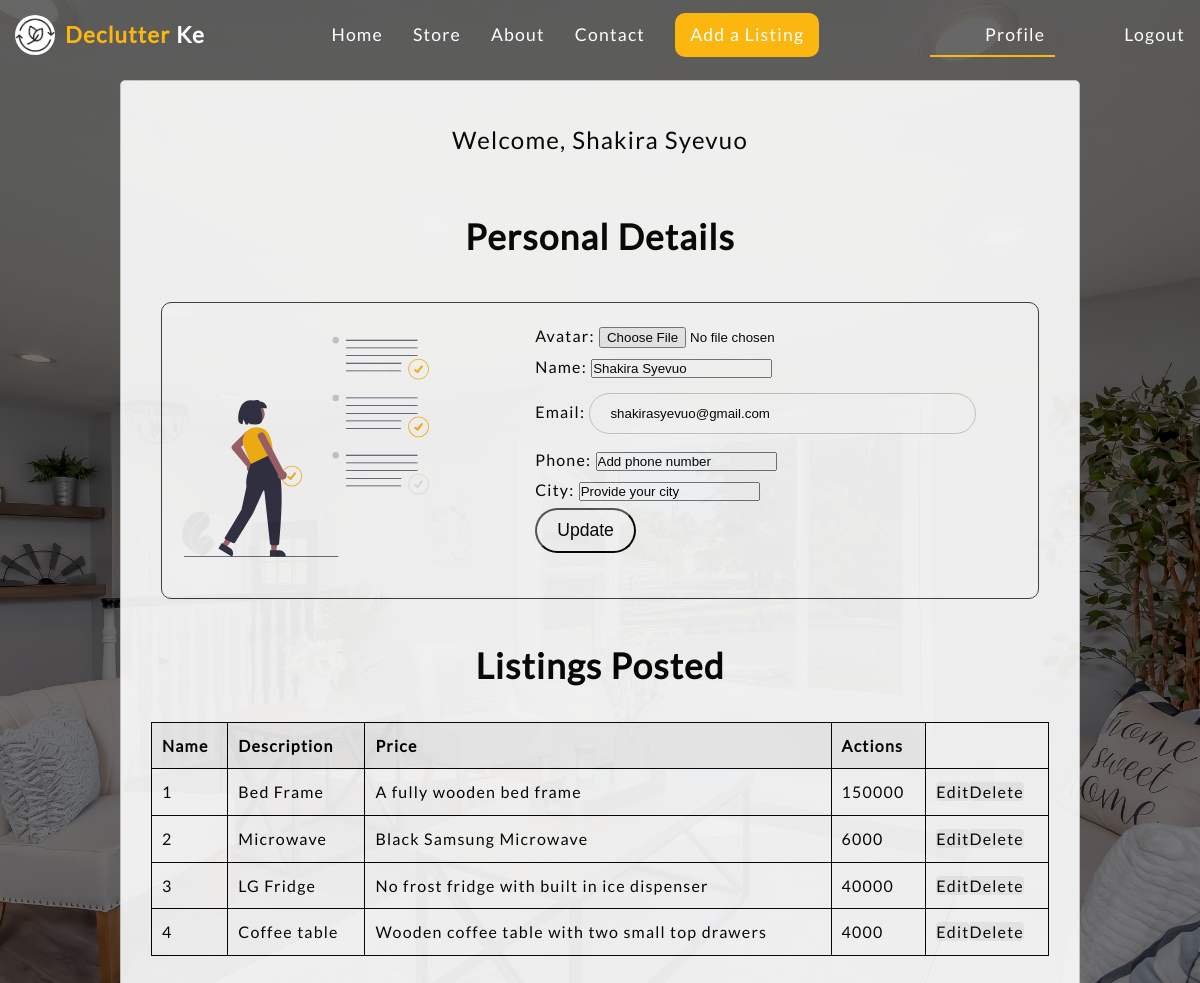
The app's page /profile.php (signed in) with its own data.
### tables this page shows
CREATE TABLE `users` (
  `UserId` int(11) NOT NULL,
  `firstName` varchar(50) NOT NULL,
  `surname` varchar(50) NOT NULL,
  `email` varchar(100) NOT NULL,
  `password` varchar(255) NOT NULL,
  `role` int(11) NOT NULL DEFAULT 2,
  `date` datetime NOT NULL DEFAULT current_timestamp(),
  `category` enum('normal','seller','admin') NOT NULL DEFAULT 'normal'
);

CREATE TABLE `listings` (
  `listing_id` int(11) NOT NULL,
  `name` varchar(255) NOT NULL,
  `sub_category` varchar(100) NOT NULL,
  `color` varchar(50) NOT NULL,
  `years_used` int(11) NOT NULL,
  `condition` varchar(50) NOT NULL,
  `price` bigint(20) DEFAULT NULL,
  `description` text NOT NULL,
  `photos` text NOT NULL,
  `phone_number` varchar(15) NOT NULL,
  `city` varchar(100) DEFAULT '' NOT NULL,
  `town` varchar(100) DEFAULT '' NOT NULL,
  `date_posted` datetime NOT NULL DEFAULT current_timestamp(),
  `seller_id` int(11) DEFAULT NULL,
  `category_id` int(11) DEFAULT NULL,
  `brand_id` int(11) DEFAULT NULL
);

### profile.php (the view, shortened to what this page needs)
<?php
require_once 'connection.php';
if(isset($_SESSION['user_id'])) {
    $id = $_SESSION['user_id'];
    $query = "SELECT * FROM users WHERE UserId = $id";
    $result = mysqli_query($con, $query);
    if ($result) {
        $user = mysqli_fetch_assoc($result);
        $name = $user['firstName'].' '.$user['surname'];
        $email = $user['email'];
        $phone = $user['phone']??'Add phone number';
        $city = $user['city']??'Provide your city';
    } else {
        echo "Error: " . mysqli_error($con);
    }
    $query_listings = "SELECT * FROM listings WHERE seller_id = $id";
    $listings_result = mysqli_query($con, $query_listings);
    if ($listings_result) {
        $listings = mysqli_fetch_all($listings_result, MYSQLI_ASSOC);
    } else {
        echo "Error: " . mysqli_error($con);
    }
} else {
    header("Location: login.html");
    exit();
}
?>
<!DOCTYPE html>
<html lang="en">
<head>
    <link rel="stylesheet" href="./css/styles.css">
    <link rel="stylesheet" href="./css/profile.css">
</head>
<body>
<section id="navigation">
<nav>
    <a href="index.php" class="logo">
        <img src="./images/declutterLogo.png" class="icon">
        <b><span>Declutter</span> Ke</b>
    </a>
    <a href="#home">Home</a>
    <a href="store.php">Store</a>
    <a href="about.php">About</a>
    <a href="#contact">Contact</a>
    <a href="listing.php" class="cta">Add a Listing</a>
    <?php if (isset($_SESSION['user_id'])) { ?>
        <div class="credentials">
            <a href="profile.php"  class="active"><i class="icon fa-regular fa-user"></i> Profile</a>
            <a href="logout.php"><i class="icon fa-solid fa-right-to-bracket "></i> Logout</a>
        </div>
    <?php } ?>
</nav>
</section>
    <div class="container">
        <div class="header">
            <h1>Welcome, <?php echo $name; ?></h1>
        <h2>Personal Details</h2>
        <div class="profile">
            <div class="profile-image">
                <img src="./images/undraw_up_to_date_re_nqid.svg" class="hero">
            </div>
            <div class="profile-details">
                <form action="update_profile.php" method="POST">
                    <p>
                        <label for="avatar">Avatar:</label>
                        <input type="file" id="avatar" name="avatar">
                    </p>
                    <p>
                        <label for="name">Name:</label>
                        <input type="text" id="name" name="name" value="<?php echo $name; ?>">
                    </p>
                    <p>
                        <label for="email">Email:</label>
                        <input type="email" id="email" name="email" value="<?php echo $email; ?>">
                    </p>
                    <p>
                        <label for="phone">Phone:</label>
                        <input type="tel" id="phone" name="phone" value="<?php echo $phone; ?>">
                    </p>
                    <p>
                        <label for="city">City:</label>
                        <input type="text" id="city" name="city" value="<?php echo $city; ?>">
                    </p>
                    <p>
                        <input type="submit" value="Update">
                    </p>
                </form>
            </div>
        </div>
        <h2>Listings Posted</h2>
        <div class="listings">
            <?php if ($listings && count($listings) > 0): ?>
            <table>
            <tr>
                <th>Name</th>
                <th>Description</th>
                <th>Price</th>
                <th>Actions</th>
            </tr>
            <?php
            $count=0;
            foreach ($listings as $listing):
            $count+=1?>
                <tr>
                    <td><?php echo $count ?></td>
                <td><?php echo $listing['name']; ?></td>
                <td><?php echo $listing['description']; ?></td>
                <td><?php echo $listing['price']; ?></td>
                <td><a href="update.php?editId=<?= $id ?>" class="btn btn-primary">Edit</a><a href="delete.php?deleteid=<?= $id ?>" class="btn btn-danger">Delete</a></td>
                </tr>
            <?php endforeach; ?>
            </table>
        <?php endif; ?>
        </div>
        </div>
</body>
</html>

### css/styles.css (style rules this page uses)
* { text-decoration: none; list-style: none; margin: 0; padding: 0; box-sizing: border-box; }
body { font-family: "Lato", sans-serif; letter-spacing: 1.2px; line-height: 1.6; }
a { color: #000; text-decoration: none; }
img { width: 100%; height: auto; }
h1 { font-size: 3.5rem; text-align: center; padding: 20px; font-weight: 500; }
h2 { text-align: center; font-size: 2.2rem; padding: 2%; }
.btn { background-color: #f1f1f1; color: #000; height: 40px; border-radius: 4px; min-width: 100px; margin: auto; }
#navigation { top: 0; width: 100%; z-index: 1000; }
.icon { width: 40px; border-radius: 50%; }
.logo { font-size: 1.4rem; margin-right: auto; display: flex; align-items: center; }
nav span { color: #fbb610; margin-left: 10px; }
nav { overflow: hidden; display: flex; padding-bottom: 10px; justify-content: space-between; align-items: center; transition: background-color 0.3s ease; }
nav a { color: #fff; text-align: center; padding: 10px; margin: 5px; text-decoration: none; transition: 0.3s all; font-size: 1.1rem; }
.active { border-bottom: solid 2px #fbb610; transition: all 0.3s ease-in-out; }
.credentials { margin-left: auto; }
.cta { background-color: #fbb610; color: #fff; border-radius: 10px; padding: 8px 15px; margin-left: 15px; }
.email input[type=text], .textarea, input[type=email], input[type=password] { width: 80%; padding: 12px 20px; margin: 8px 0; display: inline-block; border: 1px solid #ccc; box-sizing: border-box; border-radius: 4rem; }
input[type=submit] { font-size: 1.1rem; background-color: white; color: black; resize: vertical; border-radius: 4rem; padding: 10px 20px; margin-bottom: 20px; }

### css/profile.css (style rules this page uses)
.container { max-width: 80%; margin: 0 auto; padding: 20px; background-color: #fff; opacity: 0.9; border: 1px solid #ccc; border-radius: 5px; margin-bottom: 3%; }
body { background-image: linear-gradient(rgba(0, 0, 0, 0.6), rgba(0, 0, 0, 0.5)), url(./images/pexels-terry-magallanes-2988860.jpg); background-position: center; background-repeat: no-repeat; background-size: cover; }
.profile { display: flex; justify-content: space-between; align-items: center; padding: 20px; margin: 20px; border-radius: 10px; border: solid 1px #3E3D3C; }
.hero { width: 70%; height: auto; text-align: center; }
.profile-details { width: 100%; }
table { width: 100%; border-collapse: collapse; }
table, th, td { border: 1px solid black; padding: 10px; text-align: left; }
th { background-color: #f2f2f2; }
h1 { font-size: 24px; margin-bottom: 10px; }
p { margin-bottom: 5px; }
.listings { margin-bottom: 20%; padding: 10px; border-radius: 5px; }

### records on screen
users: name "Shakira Syevuo", email "shakirasyevuo@gmail.com"
listings: name "Bed Frame", description "A fully wooden bed frame", price "150000"
listings: name "Microwave", description "Black Samsung Microwave", price "6000"
listings: name "LG Fridge", description "No frost fridge with built in ice dispenser", price "40000"
listings: name "Coffee table", description "Wooden coffee table with two small top drawers", price "4000"
